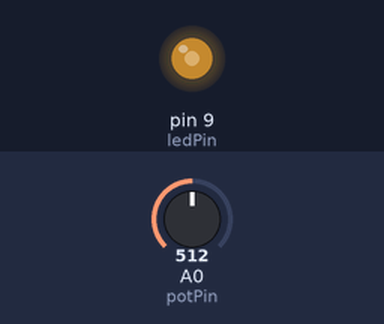
Recording of a sketch running on a simulated Arduino Uno, built with avr-gcc and run on an emulated ATmega328P. Parts: output pins drawn as LEDs (lit = HIGH). The inputs (shaded band) are chosen by the test bench; at power-on: A0 (potPin) = 512.

Above: at 1.2 s.
1.3 s: A0 (potPin) set to 716
At 2.5 s:
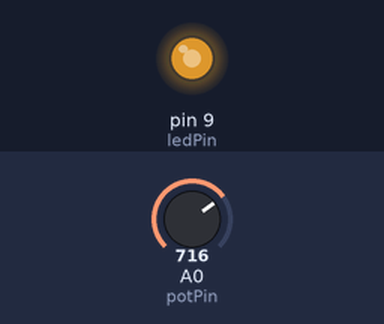
2.8 s: A0 (potPin) set to 900
At 3.9 s:
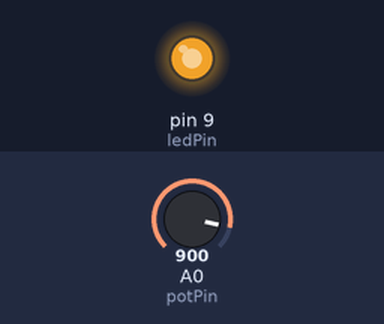
4.3 s: A0 (potPin) set to 122
At 4.9 s:
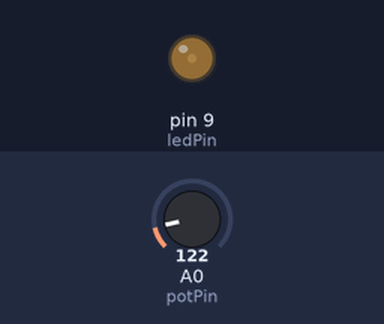
5.8 s: A0 (potPin) set to 0
At 6.3 s:
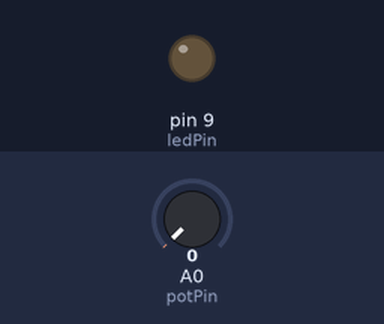
7.3 s: A0 (potPin) set to 511
At 8.5 s:
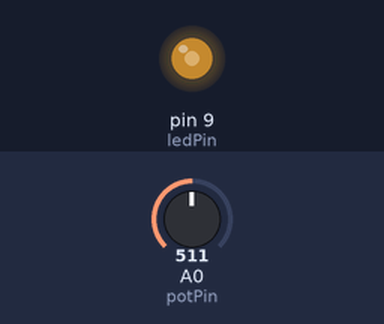
Timing chart, 0 to 9.8 s (numbered marks = the images above; inputs shaded):
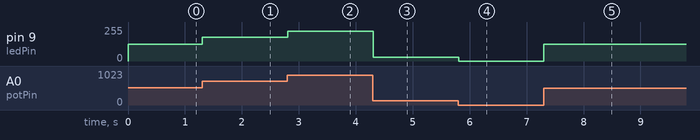

Measured:
- after the input at 1.3 s, pin 9 (ledPin): 127/255 → 178/255 at once
- after the input at 2.8 s, pin 9 (ledPin): 178/255 → 224/255 at once
- after the input at 4.3 s, pin 9 (ledPin): 224/255 → 30/255 at once
- after the input at 5.8 s, pin 9 (ledPin): 30/255 → 0/255 at once
- after the input at 7.3 s, pin 9 (ledPin): 0/255 → 127/255 at once

The sketch:

Potentiometer_LED.ino
```cpp
/*
  Project 04 - Potentiometer Controlled LED
  -----------------------------------------
  Read a knob (potentiometer) and use it to set the brightness of an LED.
  This is the same idea as Fading_of_LED, but with a human in control.

  Wiring:
    - Potentiometer outer pins -> 5V and GND
    - Potentiometer middle pin -> analog pin A0
    - LED anode -> pin 9 (a PWM pin) through a 220 ohm resistor -> GND

  Concepts learned:
    - analogRead() returns 0..1023
    - analogWrite() expects 0..255
    - map() to convert between ranges
*/

const int potPin = A0;   // potentiometer wiper
const int ledPin = 9;    // PWM-capable pin for the LED

void setup() {
  pinMode(ledPin, OUTPUT);
  // analog pins don't need pinMode() for reading
}

void loop() {
  int potValue   = analogRead(potPin);            // 0 .. 1023
  int brightness = map(potValue, 0, 1023, 0, 255); // 0 .. 255

  analogWrite(ledPin, brightness);
  delay(10);   // small delay to keep the reading stable
}
```
